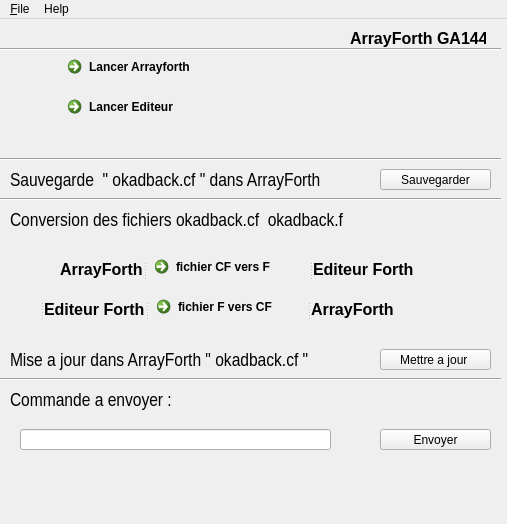
<?xml version="1.0" encoding="UTF-8"?>
<ui version="4.0">
 <class>MainWindow</class>
 <widget class="QMainWindow" name="MainWindow">
  <property name="geometry">
   <rect>
    <x>0</x>
    <y>0</y>
    <width>507</width>
    <height>524</height>
   </rect>
  </property>
  <property name="windowTitle">
   <string>GA144</string>
  </property>
  <property name="toolTip">
   <string/>
  </property>
  <property name="autoFillBackground">
   <bool>false</bool>
  </property>
  <property name="styleSheet">
   <string notr="true"/>
  </property>
  <widget class="QWidget" name="centralwidget">
   <widget class="QLabel" name="labelApplication">
    <property name="geometry">
     <rect>
      <x>350</x>
      <y>10</y>
      <width>136</width>
      <height>19</height>
     </rect>
    </property>
    <property name="font">
     <font>
      <family>Arial</family>
      <pointsize>12</pointsize>
      <weight>75</weight>
      <bold>true</bold>
     </font>
    </property>
    <property name="text">
     <string>ArrayForth GA144</string>
    </property>
   </widget>
   <widget class="QCommandLinkButton" name="commandLinkButton_ArrayForthRun">
    <property name="geometry">
     <rect>
      <x>60</x>
      <y>30</y>
      <width>172</width>
      <height>41</height>
     </rect>
    </property>
    <property name="mouseTracking">
     <bool>false</bool>
    </property>
    <property name="toolTip">
     <string>&lt;html&gt;&lt;head/&gt;&lt;body&gt;&lt;p&gt;Permet d'executer le programme ArrayForth&lt;/p&gt;&lt;/body&gt;&lt;/html&gt;</string>
    </property>
    <property name="whatsThis">
     <string/>
    </property>
    <property name="text">
     <string>Lancer Arrayforth</string>
    </property>
   </widget>
   <widget class="QCommandLinkButton" name="commandLinkButton_EditRun">
    <property name="geometry">
     <rect>
      <x>60</x>
      <y>70</y>
      <width>172</width>
      <height>41</height>
     </rect>
    </property>
    <property name="toolTip">
     <string>Permet d'executer le programme pour editer le code Forth</string>
    </property>
    <property name="text">
     <string>Lancer Editeur</string>
    </property>
   </widget>
   <widget class="QPushButton" name="pushButton_Maj">
    <property name="geometry">
     <rect>
      <x>380</x>
      <y>330</y>
      <width>111</width>
      <height>21</height>
     </rect>
    </property>
    <property name="toolTip">
     <string>le fichier est mis a jour dans ArrayForth</string>
    </property>
    <property name="text">
     <string>Mettre a jour </string>
    </property>
   </widget>
   <widget class="Line" name="line">
    <property name="geometry">
     <rect>
      <x>0</x>
      <y>170</y>
      <width>501</width>
      <height>20</height>
     </rect>
    </property>
    <property name="orientation">
     <enum>Qt::Horizontal</enum>
    </property>
   </widget>
   <widget class="Line" name="line_2">
    <property name="geometry">
     <rect>
      <x>0</x>
      <y>20</y>
      <width>501</width>
      <height>20</height>
     </rect>
    </property>
    <property name="toolTip">
     <string>&lt;html&gt;&lt;head/&gt;&lt;body&gt;&lt;p&gt;&lt;span style=&quot; font-style:italic;&quot;&gt;Ga144  http://esaid.free.fr/&lt;/span&gt;&lt;/p&gt;&lt;/body&gt;&lt;/html&gt;</string>
    </property>
    <property name="orientation">
     <enum>Qt::Horizontal</enum>
    </property>
   </widget>
   <widget class="QLabel" name="labelApplication_7">
    <property name="geometry">
     <rect>
      <x>10</x>
      <y>190</y>
      <width>335</width>
      <height>23</height>
     </rect>
    </property>
    <property name="font">
     <font>
      <family>Arial Narrow</family>
      <pointsize>14</pointsize>
      <weight>50</weight>
      <bold>false</bold>
     </font>
    </property>
    <property name="text">
     <string>Conversion des fichiers okadback.cf  okadback.f</string>
    </property>
   </widget>
   <widget class="QLabel" name="labelApplication_8">
    <property name="geometry">
     <rect>
      <x>10</x>
      <y>330</y>
      <width>298</width>
      <height>23</height>
     </rect>
    </property>
    <property name="font">
     <font>
      <family>Arial Narrow</family>
      <pointsize>14</pointsize>
      <weight>50</weight>
      <bold>false</bold>
     </font>
    </property>
    <property name="text">
     <string>Mise a jour dans ArrayForth &quot; okadback.cf &quot;</string>
    </property>
   </widget>
   <widget class="Line" name="line_4">
    <property name="geometry">
     <rect>
      <x>0</x>
      <y>350</y>
      <width>501</width>
      <height>20</height>
     </rect>
    </property>
    <property name="orientation">
     <enum>Qt::Horizontal</enum>
    </property>
   </widget>
   <widget class="QLabel" name="labelApplication_9">
    <property name="geometry">
     <rect>
      <x>10</x>
      <y>150</y>
      <width>311</width>
      <height>23</height>
     </rect>
    </property>
    <property name="font">
     <font>
      <family>Arial Narrow</family>
      <pointsize>14</pointsize>
      <weight>50</weight>
      <bold>false</bold>
     </font>
    </property>
    <property name="text">
     <string>Sauvegarde  &quot; okadback.cf &quot; dans ArrayForth</string>
    </property>
   </widget>
   <widget class="Line" name="line_5">
    <property name="geometry">
     <rect>
      <x>0</x>
      <y>130</y>
      <width>501</width>
      <height>20</height>
     </rect>
    </property>
    <property name="orientation">
     <enum>Qt::Horizontal</enum>
    </property>
   </widget>
   <widget class="QPushButton" name="pushButton_Save">
    <property name="geometry">
     <rect>
      <x>380</x>
      <y>150</y>
      <width>111</width>
      <height>21</height>
     </rect>
    </property>
    <property name="toolTip">
     <string>le fichier okadback.cf est sauvegarde en mode non compresse</string>
    </property>
    <property name="text">
     <string>Sauvegarder</string>
    </property>
   </widget>
   <widget class="QLineEdit" name="lineEdit">
    <property name="geometry">
     <rect>
      <x>20</x>
      <y>410</y>
      <width>311</width>
      <height>21</height>
     </rect>
    </property>
   </widget>
   <widget class="QLabel" name="labelApplication_10">
    <property name="geometry">
     <rect>
      <x>10</x>
      <y>370</y>
      <width>162</width>
      <height>23</height>
     </rect>
    </property>
    <property name="font">
     <font>
      <family>Arial Narrow</family>
      <pointsize>14</pointsize>
      <weight>50</weight>
      <bold>false</bold>
     </font>
    </property>
    <property name="text">
     <string>Commande a envoyer :</string>
    </property>
   </widget>
   <widget class="QPushButton" name="pushButton_Send">
    <property name="geometry">
     <rect>
      <x>380</x>
      <y>410</y>
      <width>111</width>
      <height>21</height>
     </rect>
    </property>
    <property name="toolTip">
     <string>envoyer la commande vers ArrayForth</string>
    </property>
    <property name="text">
     <string>Envoyer</string>
    </property>
   </widget>
   <widget class="QSplitter" name="splitter">
    <property name="geometry">
     <rect>
      <x>40</x>
      <y>270</y>
      <width>354</width>
      <height>41</height>
     </rect>
    </property>
    <property name="orientation">
     <enum>Qt::Horizontal</enum>
    </property>
    <widget class="Line" name="line_3">
     <property name="orientation">
      <enum>Qt::Horizontal</enum>
     </property>
    </widget>
    <widget class="QLabel" name="labelApplication_5">
     <property name="font">
      <font>
       <family>Arial</family>
       <pointsize>12</pointsize>
       <weight>75</weight>
       <bold>true</bold>
      </font>
     </property>
     <property name="text">
      <string>Editeur Forth</string>
     </property>
    </widget>
    <widget class="QCommandLinkButton" name="commandLinkButton_f_to_cf">
     <property name="enabled">
      <bool>true</bool>
     </property>
     <property name="font">
      <font>
       <family>Segoe UI</family>
       <kerning>true</kerning>
      </font>
     </property>
     <property name="toolTip">
      <string>Forth vers ColorForth !</string>
     </property>
     <property name="text">
      <string>fichier F vers CF</string>
     </property>
     <property name="checkable">
      <bool>false</bool>
     </property>
    </widget>
    <widget class="QLabel" name="labelApplication_6">
     <property name="font">
      <font>
       <family>Arial</family>
       <pointsize>12</pointsize>
       <weight>75</weight>
       <bold>true</bold>
      </font>
     </property>
     <property name="text">
      <string>ArrayForth</string>
     </property>
    </widget>
   </widget>
   <widget class="QSplitter" name="splitter_2">
    <property name="geometry">
     <rect>
      <x>60</x>
      <y>230</y>
      <width>354</width>
      <height>41</height>
     </rect>
    </property>
    <property name="orientation">
     <enum>Qt::Horizontal</enum>
    </property>
    <widget class="QLabel" name="labelApplication_3">
     <property name="font">
      <font>
       <family>Arial</family>
       <pointsize>12</pointsize>
       <weight>75</weight>
       <bold>true</bold>
      </font>
     </property>
     <property name="text">
      <string>ArrayForth</string>
     </property>
    </widget>
    <widget class="QCommandLinkButton" name="commandLinkButton_cf_to_f">
     <property name="toolTip">
      <string>ColorForth vers Forth !</string>
     </property>
     <property name="text">
      <string>fichier CF vers F</string>
     </property>
    </widget>
    <widget class="QLabel" name="labelApplication_4">
     <property name="font">
      <font>
       <family>Arial</family>
       <pointsize>12</pointsize>
       <weight>75</weight>
       <bold>true</bold>
      </font>
     </property>
     <property name="text">
      <string>Editeur Forth</string>
     </property>
    </widget>
   </widget>
  </widget>
  <widget class="QMenuBar" name="menubar">
   <property name="geometry">
    <rect>
     <x>0</x>
     <y>0</y>
     <width>507</width>
     <height>25</height>
    </rect>
   </property>
   <widget class="QMenu" name="menu_File">
    <property name="title">
     <string>&amp;File</string>
    </property>
    <addaction name="action_Quitter"/>
   </widget>
   <widget class="QMenu" name="menuHelp">
    <property name="title">
     <string>Help</string>
    </property>
    <addaction name="actionInfo"/>
   </widget>
   <addaction name="menu_File"/>
   <addaction name="menuHelp"/>
  </widget>
  <action name="action_Quitter">
   <property name="text">
    <string>&amp;Quitter</string>
   </property>
   <property name="toolTip">
    <string>Quitter</string>
   </property>
   <property name="shortcut">
    <string>Ctrl+Q</string>
   </property>
  </action>
  <action name="actionInfo">
   <property name="text">
    <string>info</string>
   </property>
   <property name="toolTip">
    <string>&lt;html&gt;&lt;head/&gt;&lt;body&gt;&lt;p&gt;&lt;br/&gt;&lt;/p&gt;&lt;/body&gt;&lt;/html&gt;</string>
   </property>
  </action>
 </widget>
 <resources/>
 <connections>
  <connection>
   <sender>action_Quitter</sender>
   <signal>triggered()</signal>
   <receiver>MainWindow</receiver>
   <slot>close()</slot>
   <hints>
    <hint type="sourcelabel">
     <x>-1</x>
     <y>-1</y>
    </hint>
    <hint type="destinationlabel">
     <x>253</x>
     <y>261</y>
    </hint>
   </hints>
  </connection>
 </connections>
</ui>
